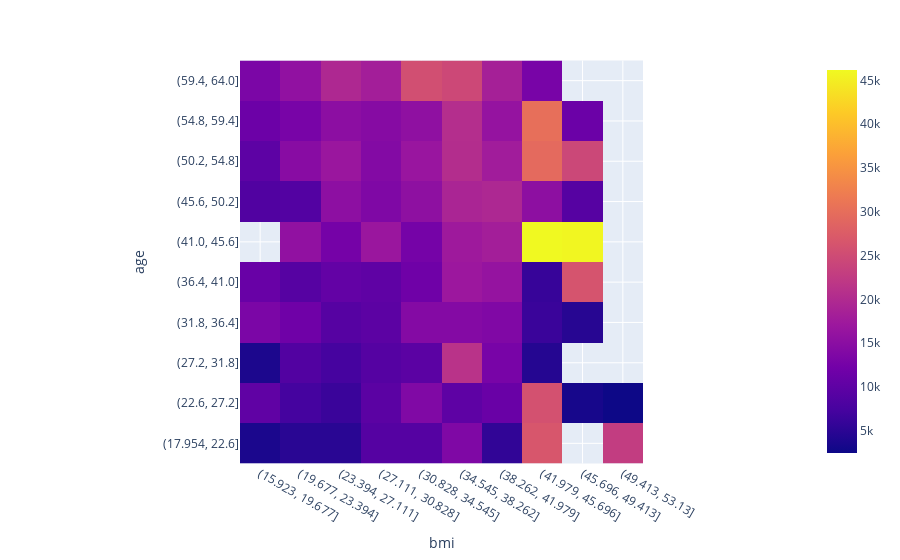
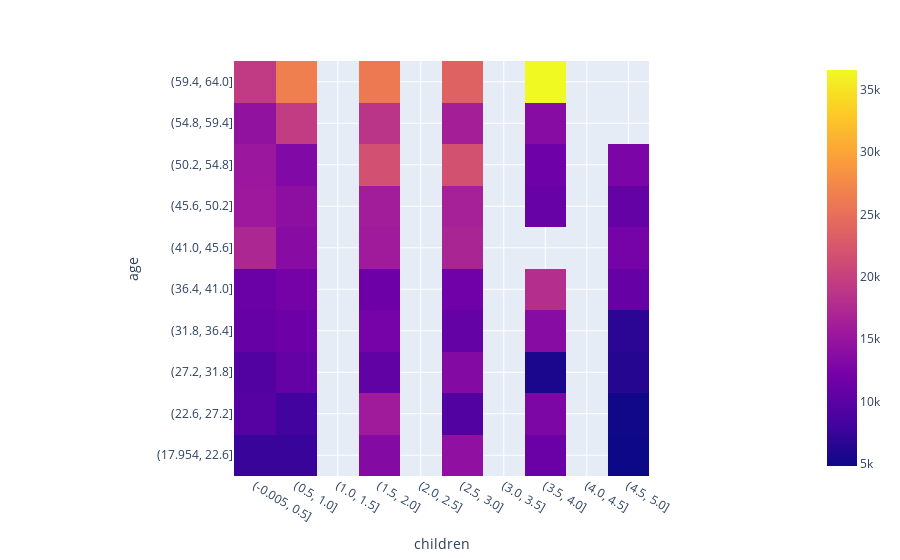
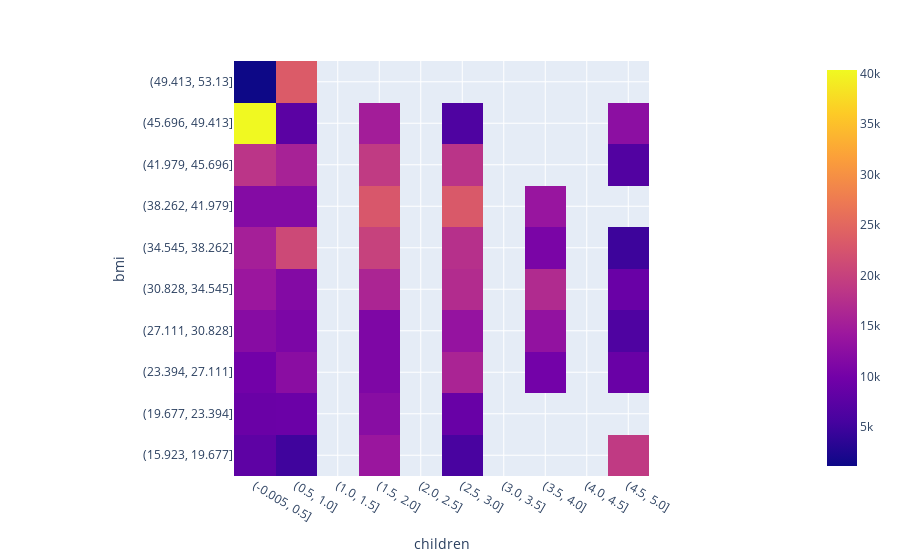

Notebook source saved alongside these figures, in order:
### Markdown cell above
Points to note regarding each feature:

* `sex` - No significant differences in `charges` between the categories.
* `smoker` - `charges` for `smoker` == 'yes' are generally much higher than when `smoker` == 'no'.
* `region` - No significant differences in `charges` between the categories.
* `children` - No significant differences in `charges` between the categories (`children` >= 4 are skewed towards lower `charges`, but this is likely due to the low volumes in those categories - see the **Distributions** section).

### Code cell
plot_heatmap(X[['age', 'bmi', 'children']], y, bins=10)

### Figure 1 — Plotly figure (JSON) as saved in the notebook; plotly's stock layout.template omitted (floating-point values rounded to 4 significant figures)
{"data": [{"coloraxis": "coloraxis", "hovertemplate": "bmi: %{x}<br>age: %{y}<br>color: %{z}<extra></extra>", "name": "0", "type": "heatmap", "x": ["(15.923, 19.677]", "(19.677, 23.394]", "(23.394, 27.111]", "(27.111, 30.828]", "(30.828, 34.545]", "(34.545, 38.262]", "(38.262, 41.979]", "(41.979, 45.696]", "(45.696, 49.413]", "(49.413, 53.13]"], "xaxis": "x", "y": ["(59.4, 64.0]", "(54.8, 59.4]", "(50.2, 54.8]", "(45.6, 50.2]", "(41.0, 45.6]", "(36.4, 41.0]", "(31.8, 36.4]", "(27.2, 31.8]", "(22.6, 27.2]", "(17.954, 22.6]"], "yaxis": "y", "z": [[13200.0, 15750.0, 19610.0, 18060.0, 25550.0, 24540.0, 18410.0, 12820.0, null, null], [11530.0, 12860.0, 15130.0, 14470.0, 15470.0, 20540.0, 16200.0, 30130.0, 11380.0, null], [9818.0, 14660.0, 16830.0, 14080.0, 16630.0, 20390.0, 17720.0, 29440.0, 24410.0, null], [8528.0, 8716.0, 15320.0, 13660.0, 15400.0, 19090.0, 19540.0, 15340.0, 9022.0, null], [null, 15780.0, 12470.0, 16810.0, 12510.0, 17390.0, 18080.0, 46200.0, 45860.0, null], [11060.0, 9104.0, 10520.0, 10060.0, 11820.0, 17000.0, 16230.0, 6057.0, 26270.0, null], [13230.0, 11880.0, 9037.0, 9677.0, 14190.0, 14220.0, 13800.0, 6265.0, 4686.0, null], [3733.0, 8612.0, 7352.0, 8982.0, 9604.0, 21280.0, 12810.0, 4510.0, null, null], [10220.0, 7228.0, 6301.0, 9667.0, 13830.0, 9945.0, 11170.0, 25860.0, 3310.0, 2438.0], [3622.0, 4831.0, 4837.0, 8959.0, 8973.0, 13620.0, 5519.0, 26550.0, null, 22830.0]]}], "layout": {"coloraxis": {"colorscale": [[0, "#0d0887"], [0.1111, "#46039f"], [0.2222, "#7201a8"], [0.3333, "#9c179e"], [0.4444, "#bd3786"], [0.5556, "#d8576b"], [0.6667, "#ed7953"], [0.7778, "#fb9f3a"], [0.8889, "#fdca26"], [1, "#f0f921"]]}, "margin": {"t": 60}, "xaxis": {"anchor": "y", "constrain": "domain", "domain": [0, 1], "scaleanchor": "y", "title": {"text": "bmi"}}, "yaxis": {"anchor": "x", "autorange": "reversed", "constrain": "domain", "domain": [0, 1], "title": {"text": "age"}}}}

### Figure 2 — Plotly figure (JSON) as saved in the notebook; plotly's stock layout.template omitted (floating-point values rounded to 4 significant figures)
{"data": [{"coloraxis": "coloraxis", "hovertemplate": "children: %{x}<br>age: %{y}<br>color: %{z}<extra></extra>", "name": "0", "type": "heatmap", "x": ["(-0.005, 0.5]", "(0.5, 1.0]", "(1.0, 1.5]", "(1.5, 2.0]", "(2.0, 2.5]", "(2.5, 3.0]", "(3.0, 3.5]", "(3.5, 4.0]", "(4.0, 4.5]", "(4.5, 5.0]"], "xaxis": "x", "y": ["(59.4, 64.0]", "(54.8, 59.4]", "(50.2, 54.8]", "(45.6, 50.2]", "(41.0, 45.6]", "(36.4, 41.0]", "(31.8, 36.4]", "(27.2, 31.8]", "(22.6, 27.2]", "(17.954, 22.6]"], "yaxis": "y", "z": [[19340.0, 26540.0, null, 25980.0, null, 23610.0, null, 36580.0, null, null], [14600.0, 19450.0, null, 18630.0, null, 16210.0, null, 13670.0, null, null], [15330.0, 13100.0, null, 21710.0, null, 21850.0, null, 11520.0, null, 12590.0], [15510.0, 14180.0, null, 16060.0, null, 16430.0, null, 10910.0, null, 10820.0], [17220.0, 13700.0, null, 15880.0, null, 16940.0, null, null, null, 12130.0], [11200.0, 12090.0, null, 11460.0, null, 11740.0, null, 17920.0, null, 10880.0], [10880.0, 11510.0, null, 12120.0, null, 10760.0, null, 13570.0, null, 6660.0], [9378.0, 10850.0, null, 10510.0, null, 13370.0, null, 5709.0, null, 6207.0], [9643.0, 8134.0, null, 15860.0, null, 9250.0, null, 12800.0, null, 5080.0], [7562.0, 7515.0, null, 13370.0, null, 14360.0, null, 11250.0, null, 4811.0]]}], "layout": {"coloraxis": {"colorscale": [[0, "#0d0887"], [0.1111, "#46039f"], [0.2222, "#7201a8"], [0.3333, "#9c179e"], [0.4444, "#bd3786"], [0.5556, "#d8576b"], [0.6667, "#ed7953"], [0.7778, "#fb9f3a"], [0.8889, "#fdca26"], [1, "#f0f921"]]}, "margin": {"t": 60}, "xaxis": {"anchor": "y", "constrain": "domain", "domain": [0, 1], "scaleanchor": "y", "title": {"text": "children"}}, "yaxis": {"anchor": "x", "autorange": "reversed", "constrain": "domain", "domain": [0, 1], "title": {"text": "age"}}}}

### Figure 3 — Plotly figure (JSON) as saved in the notebook; plotly's stock layout.template omitted (floating-point values rounded to 4 significant figures)
{"data": [{"coloraxis": "coloraxis", "hovertemplate": "children: %{x}<br>bmi: %{y}<br>color: %{z}<extra></extra>", "name": "0", "type": "heatmap", "x": ["(-0.005, 0.5]", "(0.5, 1.0]", "(1.0, 1.5]", "(1.5, 2.0]", "(2.0, 2.5]", "(2.5, 3.0]", "(3.0, 3.5]", "(3.5, 4.0]", "(4.0, 4.5]", "(4.5, 5.0]"], "xaxis": "x", "y": ["(49.413, 53.13]", "(45.696, 49.413]", "(41.979, 45.696]", "(38.262, 41.979]", "(34.545, 38.262]", "(30.828, 34.545]", "(27.111, 30.828]", "(23.394, 27.111]", "(19.677, 23.394]", "(15.923, 19.677]"], "yaxis": "y", "z": [[1163.0, 23470.0, null, null, null, null, null, null, null, null], [40340.0, 7577.0, null, 15090.0, null, 6436.0, null, null, null, 12590.0], [18250.0, 15700.0, null, 19100.0, null, 18220.0, null, null, null, 6666.0], [11780.0, 11750.0, null, 22960.0, null, 23210.0, null, 13840.0, null, null], [15370.0, 20970.0, null, 20000.0, null, 17610.0, null, 10740.0, null, 4831.0], [14080.0, 11640.0, null, 16180.0, null, 17070.0, null, 16920.0, null, 8935.0], [12080.0, 10880.0, null, 11130.0, null, 13520.0, null, 13180.0, null, 6406.0], [9908.0, 12310.0, null, 11060.0, null, 16040.0, null, 10010.0, null, 8944.0], [9117.0, 9222.0, null, 12190.0, null, 8913.0, null, null, null, null], [7915.0, 5067.0, null, 14030.0, null, 5790.0, null, null, null, 19020.0]]}], "layout": {"coloraxis": {"colorscale": [[0, "#0d0887"], [0.1111, "#46039f"], [0.2222, "#7201a8"], [0.3333, "#9c179e"], [0.4444, "#bd3786"], [0.5556, "#d8576b"], [0.6667, "#ed7953"], [0.7778, "#fb9f3a"], [0.8889, "#fdca26"], [1, "#f0f921"]]}, "margin": {"t": 60}, "xaxis": {"anchor": "y", "constrain": "domain", "domain": [0, 1], "scaleanchor": "y", "title": {"text": "children"}}, "yaxis": {"anchor": "x", "autorange": "reversed", "constrain": "domain", "domain": [0, 1], "title": {"text": "bmi"}}}}
